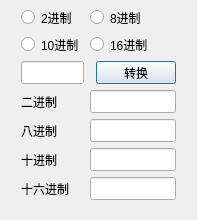
<?xml version="1.0" encoding="UTF-8"?>
<ui version="4.0">
 <class>chengxu</class>
 <widget class="QDialog" name="chengxu">
  <property name="geometry">
   <rect>
    <x>0</x>
    <y>0</y>
    <width>197</width>
    <height>220</height>
   </rect>
  </property>
  <property name="windowTitle">
   <string>Dialog</string>
  </property>
  <widget class="QRadioButton" name="radio_8">
   <property name="geometry">
    <rect>
     <x>90</x>
     <y>7</y>
     <width>86</width>
     <height>21</height>
    </rect>
   </property>
   <property name="text">
    <string>8进制</string>
   </property>
  </widget>
  <widget class="QLineEdit" name="le_10">
   <property name="geometry">
    <rect>
     <x>90</x>
     <y>148</y>
     <width>86</width>
     <height>23</height>
    </rect>
   </property>
  </widget>
  <widget class="QRadioButton" name="radio_10">
   <property name="geometry">
    <rect>
     <x>21</x>
     <y>34</y>
     <width>63</width>
     <height>21</height>
    </rect>
   </property>
   <property name="text">
    <string>10进制</string>
   </property>
  </widget>
  <widget class="QLabel" name="label_3">
   <property name="geometry">
    <rect>
     <x>21</x>
     <y>148</y>
     <width>48</width>
     <height>23</height>
    </rect>
   </property>
   <property name="text">
    <string>十进制</string>
   </property>
  </widget>
  <widget class="QLineEdit" name="le_8">
   <property name="geometry">
    <rect>
     <x>90</x>
     <y>119</y>
     <width>86</width>
     <height>23</height>
    </rect>
   </property>
  </widget>
  <widget class="QLineEdit" name="le_16">
   <property name="geometry">
    <rect>
     <x>90</x>
     <y>177</y>
     <width>86</width>
     <height>23</height>
    </rect>
   </property>
  </widget>
  <widget class="QLabel" name="label">
   <property name="geometry">
    <rect>
     <x>21</x>
     <y>90</y>
     <width>48</width>
     <height>23</height>
    </rect>
   </property>
   <property name="text">
    <string>二进制</string>
   </property>
  </widget>
  <widget class="QRadioButton" name="radio_16">
   <property name="geometry">
    <rect>
     <x>90</x>
     <y>34</y>
     <width>86</width>
     <height>21</height>
    </rect>
   </property>
   <property name="text">
    <string>16进制</string>
   </property>
  </widget>
  <widget class="QLabel" name="label_2">
   <property name="geometry">
    <rect>
     <x>21</x>
     <y>119</y>
     <width>48</width>
     <height>23</height>
    </rect>
   </property>
   <property name="text">
    <string>八进制</string>
   </property>
  </widget>
  <widget class="QLineEdit" name="le_cin">
   <property name="geometry">
    <rect>
     <x>21</x>
     <y>61</y>
     <width>63</width>
     <height>23</height>
    </rect>
   </property>
  </widget>
  <widget class="QRadioButton" name="radio_2">
   <property name="geometry">
    <rect>
     <x>21</x>
     <y>7</y>
     <width>63</width>
     <height>21</height>
    </rect>
   </property>
   <property name="text">
    <string>2进制</string>
   </property>
   <property name="checkable">
    <bool>true</bool>
   </property>
   <property name="checked">
    <bool>false</bool>
   </property>
  </widget>
  <widget class="QLabel" name="label_4">
   <property name="geometry">
    <rect>
     <x>21</x>
     <y>177</y>
     <width>48</width>
     <height>23</height>
    </rect>
   </property>
   <property name="text">
    <string>十六进制</string>
   </property>
  </widget>
  <widget class="QPushButton" name="btn_transition">
   <property name="geometry">
    <rect>
     <x>96</x>
     <y>61</y>
     <width>80</width>
     <height>23</height>
    </rect>
   </property>
   <property name="text">
    <string>转换</string>
   </property>
  </widget>
  <widget class="QLineEdit" name="le_2">
   <property name="geometry">
    <rect>
     <x>90</x>
     <y>90</y>
     <width>86</width>
     <height>23</height>
    </rect>
   </property>
  </widget>
 </widget>
 <resources/>
 <connections/>
</ui>
